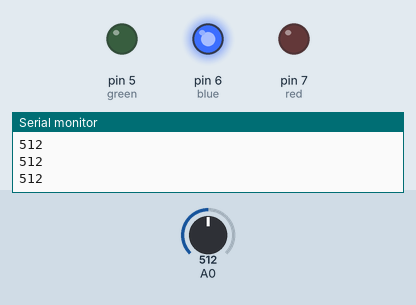
A sketch run on a simulated Arduino Uno, built with avr-gcc and run on an emulated ATmega328P. Shown: output pins drawn as LEDs (lit = HIGH), the last lines printed to the serial monitor. The inputs (shaded band) are chosen by the test bench; at power-on: A0 = 512.

Above: at 1.2 s.
1.3 s: A0 set to 483
At 2.5 s:
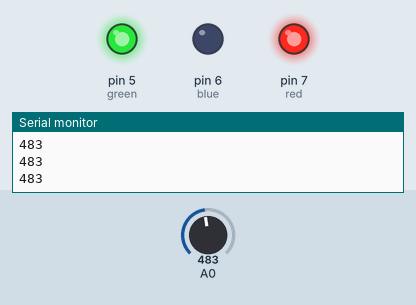
2.8 s: A0 set to 319
4.3 s: A0 set to 290
At 5.0 s:
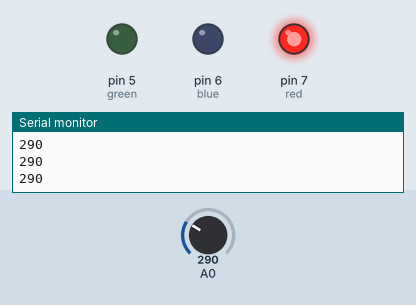
5.8 s: A0 set to 306
At 6.3 s:
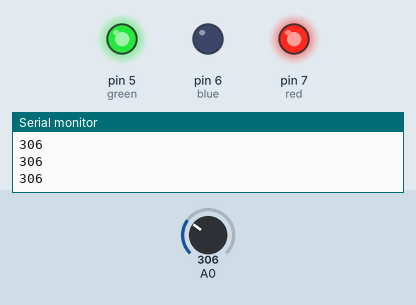
7.3 s: A0 set to 122
At 8.5 s:
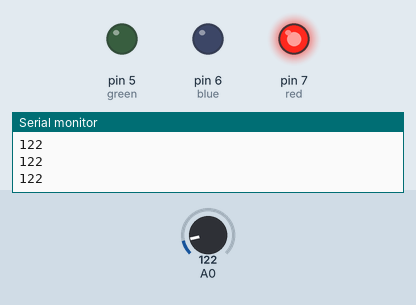
Timing chart, 0 to 9.8 s (numbered marks = the images above; inputs shaded):
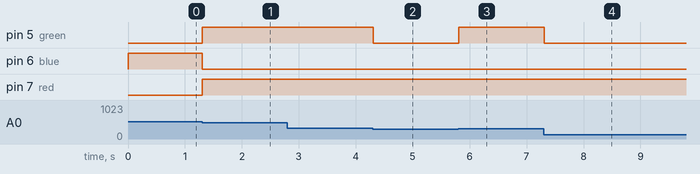

The sketch:

sensor_moisture.ino
```cpp
// C++ code
//sensor moisture

int moisture=A0;
int red=7;
int blue=6;
int green=5;
void setup()
{
Serial.begin(9600);
  pinMode(7,OUTPUT);
  pinMode(6,OUTPUT);
    pinMode(5,OUTPUT);

}
void loop(){
  int moisture=analogRead(A0);
  Serial.println(moisture);
  if(moisture<=300 && moisture>=00)
  { Red();}
  if(moisture<=500 && moisture>300)
  {Yellow();}
    if(moisture<=900&& moisture>500)

  {Blue();}}
  void Red(){
   digitalWrite(red,HIGH);
    digitalWrite(blue,LOW);
    digitalWrite(green,LOW);}
      void Yellow(){
   digitalWrite(red,HIGH);
    digitalWrite(blue,LOW);
    digitalWrite(green,HIGH);
      }
  void Blue(){
   digitalWrite(red,LOW);
    digitalWrite(blue,HIGH);
    digitalWrite(green,LOW);}
```

Measured:
- the behaviour switches between 501 and 500 on A0 (found by bisection; images 0 and 1)
- the behaviour switches between 301 and 300 on A0 (found by bisection; images 1 and 2)
- after the input at 1.3 s, pin 5 (green), pin 7 (red): LOW → HIGH at once; pin 6 (blue): HIGH → LOW at once
- after the input at 4.3 s, pin 5 (green): HIGH → LOW at once
- after the input at 5.8 s, pin 5 (green): LOW → HIGH at once
- after the input at 7.3 s, pin 5 (green): HIGH → LOW at once
